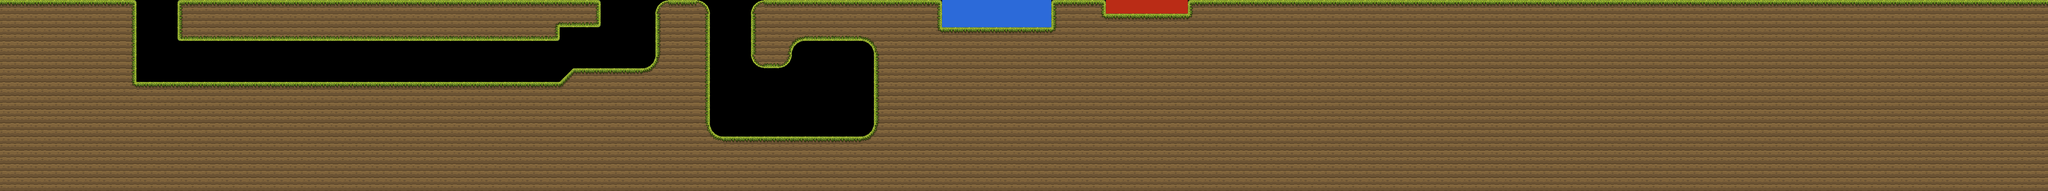

Rendered tile map (Tiled .tmx) drawn with the repository's tilesets; below, a short description and the full map source, tile grids included:
An orthogonal 150x14 tile map with 32x32 px tiles, 1 tile layer (Ground) and 1 object (Ooomba).

<map version="1.9" tiledversion="1.9.2" orientation="orthogonal" renderorder="right-down" width="150" height="14" tilewidth="32" tileheight="32" infinite="0" nextlayerid="3" nextobjectid="2">
 <editorsettings>
  <export target="Level2.lua" format="lua" />
 </editorsettings>
 <tileset firstgid="1" name="Grass Tiles" tilewidth="32" tileheight="32" tilecount="162" columns="9">
  <properties>
   <property name="role" value="" />
  </properties>
  <image source="../img/platform.png" width="288" height="576" />
  <tile id="0">
   <properties>
    <property name="role" value="top" />
    <property name="slope" value="flat" />
   </properties>
  </tile>
  <tile id="1">
   <properties>
    <property name="role" value="top" />
    <property name="slope" value="flat" />
   </properties>
  </tile>
  <tile id="2">
   <properties>
    <property name="role" value="top" />
    <property name="slope" value="flat" />
   </properties>
  </tile>
  <tile id="3">
   <properties>
    <property name="role" value="top" />
    <property name="slope" value="flat" />
   </properties>
  </tile>
  <tile id="4">
   <properties>
    <property name="role" value="top" />
    <property name="slope" value="flat" />
   </properties>
  </tile>
  <tile id="5">
   <properties>
    <property name="role" value="top" />
    <property name="slope" value="riseRight" />
   </properties>
  </tile>
  <tile id="6">
   <properties>
    <property name="role" value="top" />
    <property name="slope" value="riseLeft" />
   </properties>
  </tile>
  <tile id="7">
   <properties>
    <property name="role" value="top" />
    <property name="slope" value="riseRight" />
   </properties>
  </tile>
  <tile id="8">
   <properties>
    <property name="role" value="top" />
    <property name="slope" value="riseLeft" />
   </properties>
  </tile>
  <tile id="9">
   <properties>
    <property name="role" value="fill" />
    <property name="slope" value="flat" />
   </properties>
  </tile>
  <tile id="10">
   <properties>
    <property name="role" value="fill" />
    <property name="slope" value="flat" />
   </properties>
  </tile>
  <tile id="11">
   <properties>
    <property name="role" value="fill" />
    <property name="slope" value="flat" />
   </properties>
  </tile>
  <tile id="12">
   <properties>
    <property name="role" value="fill" />
    <property name="slope" value="flat" />
   </properties>
  </tile>
  <tile id="13">
   <properties>
    <property name="role" value="fill" />
    <property name="slope" value="flat" />
   </properties>
  </tile>
  <tile id="14">
   <properties>
    <property name="role" value="fill" />
    <property name="slope" value="flat" />
   </properties>
  </tile>
  <tile id="15">
   <properties>
    <property name="role" value="fill" />
    <property name="slope" value="flat" />
   </properties>
  </tile>
  <tile id="16">
   <properties>
    <property name="role" value="fill" />
    <property name="slope" value="flat" />
   </properties>
  </tile>
  <tile id="17">
   <properties>
    <property name="role" value="fill" />
    <property name="slope" value="flat" />
   </properties>
  </tile>
  <tile id="18">
   <properties>
    <property name="role" value="wall" />
    <property name="slope" value="flat" />
   </properties>
  </tile>
  <tile id="19">
   <properties>
    <property name="role" value="wall" />
    <property name="slope" value="flat" />
   </properties>
  </tile>
  <tile id="20">
   <properties>
    <property name="role" value="wall" />
    <property name="slope" value="flat" />
   </properties>
  </tile>
  <tile id="21">
   <properties>
    <property name="role" value="wall" />
    <property name="slope" value="flat" />
   </properties>
  </tile>
  <tile id="22">
   <properties>
    <property name="role" value="wall" />
    <property name="slope" value="flat" />
   </properties>
  </tile>
  <tile id="23">
   <properties>
    <property name="role" value="wall" />
    <property name="slope" value="flat" />
   </properties>
  </tile>
  <tile id="24">
   <properties>
    <property name="role" value="wall" />
    <property name="slope" value="flat" />
   </properties>
  </tile>
  <tile id="25">
   <properties>
    <property name="role" value="wall" />
    <property name="slope" value="flat" />
   </properties>
  </tile>
  <tile id="26">
   <properties>
    <property name="role" value="wall" />
    <property name="slope" value="flat" />
   </properties>
  </tile>
  <tile id="27">
   <properties>
    <property name="role" value="wall" />
    <property name="slope" value="flat" />
   </properties>
  </tile>
  <tile id="28">
   <properties>
    <property name="role" value="wall" />
    <property name="slope" value="flat" />
   </properties>
  </tile>
  <tile id="29">
   <properties>
    <property name="role" value="wall" />
    <property name="slope" value="flat" />
   </properties>
  </tile>
  <tile id="30">
   <properties>
    <property name="role" value="wall" />
    <property name="slope" value="flat" />
   </properties>
  </tile>
  <tile id="31">
   <properties>
    <property name="role" value="wall" />
    <property name="slope" value="flat" />
   </properties>
  </tile>
  <tile id="32">
   <properties>
    <property name="role" value="lava" />
    <property name="slope" value="flat" />
   </properties>
  </tile>
  <tile id="33">
   <properties>
    <property name="role" value="water" />
    <property name="slope" value="flat" />
   </properties>
  </tile>
  <tile id="34">
   <properties>
    <property name="role" value="wall" />
    <property name="slope" value="flat" />
   </properties>
  </tile>
  <tile id="35">
   <properties>
    <property name="role" value="wall" />
    <property name="slope" value="flat" />
   </properties>
  </tile>
  <tile id="36">
   <properties>
    <property name="role" value="wall" />
    <property name="slope" value="flat" />
   </properties>
  </tile>
  <tile id="37">
   <properties>
    <property name="role" value="wall" />
    <property name="slope" value="flat" />
   </properties>
  </tile>
  <tile id="38">
   <properties>
    <property name="role" value="wall" />
    <property name="slope" value="flat" />
   </properties>
  </tile>
  <tile id="39">
   <properties>
    <property name="role" value="wall" />
    <property name="slope" value="flat" />
   </properties>
  </tile>
  <tile id="40">
   <properties>
    <property name="role" value="wall" />
    <property name="slope" value="flat" />
   </properties>
  </tile>
  <tile id="41">
   <properties>
    <property name="role" value="wall" />
    <property name="slope" value="flat" />
   </properties>
  </tile>
  <tile id="42">
   <properties>
    <property name="role" value="wall" />
    <property name="slope" value="flat" />
   </properties>
  </tile>
  <tile id="43">
   <properties>
    <property name="role" value="wall" />
    <property name="slope" value="flat" />
   </properties>
  </tile>
  <tile id="44">
   <properties>
    <property name="role" value="fill" />
    <property name="slope" value="flat" />
   </properties>
  </tile>
  <tile id="48">
   <properties>
    <property name="role" value="wall" />
    <property name="slope" value="flat" />
   </properties>
  </tile>
  <tile id="49">
   <properties>
    <property name="role" value="wall" />
    <property name="slope" value="flat" />
   </properties>
  </tile>
  <tile id="50">
   <properties>
    <property name="role" value="top" />
    <property name="slope" value="crestLeft" />
   </properties>
  </tile>
  <tile id="51">
   <properties>
    <property name="role" value="top" />
    <property name="slope" value="crestRight" />
   </properties>
  </tile>
  <tile id="55">
   <properties>
    <property name="role" value="top" />
    <property name="slope" value="ceilingRight" />
   </properties>
  </tile>
  <tile id="56">
   <properties>
    <property name="role" value="top" />
    <property name="slope" value="ceilingLeft" />
   </properties>
  </tile>
  <tile id="59">
   <properties>
    <property name="role" value="top" />
    <property name="slope" value="archRight" />
   </properties>
  </tile>
  <tile id="60">
   <properties>
    <property name="role" value="top" />
    <property name="slope" value="archLeft" />
   </properties>
  </tile>
  <tile id="64">
   <properties>
    <property name="role" value="top" />
    <property name="slope" value="rampLeft" />
   </properties>
  </tile>
  <tile id="65">
   <properties>
    <property name="role" value="top" />
    <property name="slope" value="rampRight" />
   </properties>
  </tile>
  <tile id="75">
   <properties>
    <property name="poundable" type="bool" value="true" />
   </properties>
  </tile>
 </tileset>
 <layer id="1" name="Ground" width="150" height="14">
  <data encoding="csv">
2,2,2,2,2,2,2,2,2,20,0,0,0,19,2,2,2,2,2,2,2,2,2,2,2,2,2,2,2,2,2,2,2,2,2,2,2,2,2,2,2,2,2,20,0,0,0,0,51,2,2,52,0,0,0,51,2,2,2,2,2,2,2,2,2,2,2,2,20,34,34,34,34,34,34,34,34,19,2,2,20,33,33,33,33,33,33,19,2,2,2,2,2,2,2,2,2,2,2,2,2,2,2,2,2,2,2,2,2,2,2,2,2,2,2,2,2,2,2,2,2,2,2,2,2,2,2,2,2,2,2,2,2,2,2,2,2,2,2,2,2,2,2,2,2,2,2,2,2,2,
11,11,11,11,11,11,11,11,11,29,0,0,0,28,11,11,11,11,11,11,11,11,11,11,11,11,11,11,11,11,11,11,11,11,11,11,11,11,11,11,22,41,41,38,0,0,0,0,28,11,11,29,0,0,0,28,11,11,11,11,11,11,11,11,11,11,11,11,29,34,34,34,34,34,34,34,34,28,11,11,31,2,2,2,2,2,2,32,11,11,11,11,11,11,11,11,11,11,11,11,11,11,11,11,11,11,11,11,11,11,11,11,11,11,11,11,11,11,11,11,11,11,11,11,11,11,11,11,11,11,11,11,11,11,11,11,11,11,11,11,11,11,11,11,11,11,11,11,11,11,
11,11,11,11,11,11,11,11,11,29,0,0,0,37,41,41,41,41,41,41,41,41,41,41,41,41,41,41,41,41,41,41,41,41,41,41,41,41,41,41,38,0,0,0,0,0,0,0,28,11,11,29,0,0,0,28,11,11,47,41,41,41,41,48,11,11,11,11,31,2,2,2,2,2,2,2,2,32,11,11,11,11,11,11,11,11,11,11,11,11,11,11,11,11,11,11,11,11,11,11,11,11,11,11,11,11,11,11,11,11,11,11,11,11,11,11,11,11,11,11,11,11,11,11,11,11,11,11,11,11,11,11,11,11,11,11,11,11,11,11,11,11,11,11,11,11,11,11,11,11,
11,11,11,11,11,11,11,11,11,29,0,0,0,0,0,0,0,0,0,0,0,0,0,0,0,0,0,0,0,0,0,0,0,0,0,0,0,0,0,0,0,0,0,0,0,0,0,0,28,11,11,29,0,0,0,28,11,55,56,0,0,0,0,57,58,11,11,11,11,11,11,11,11,11,11,11,11,11,11,11,11,11,11,11,11,11,11,11,11,11,11,11,11,11,11,11,11,11,11,11,11,11,11,11,11,11,11,11,11,11,11,11,11,11,11,11,11,11,11,11,11,11,11,11,11,11,11,11,11,11,11,11,11,11,11,11,11,11,11,11,11,11,11,11,11,11,11,11,11,11,
11,11,11,11,11,11,11,11,11,29,0,0,0,0,0,0,0,0,0,0,0,0,0,0,0,0,0,0,0,0,0,0,0,0,0,0,0,0,0,0,0,0,0,0,0,0,0,66,67,11,11,29,0,0,0,60,41,61,0,0,0,0,0,0,28,11,11,11,11,11,11,11,11,11,11,11,11,11,11,11,11,11,11,11,11,11,11,11,11,11,11,11,11,11,11,11,11,11,11,11,11,11,11,11,11,11,11,11,11,11,11,11,11,11,11,11,11,11,11,11,11,11,11,11,11,11,11,11,11,11,11,11,11,11,11,11,11,11,11,11,11,11,11,11,11,11,11,11,11,11,
11,11,11,11,11,11,11,11,11,29,0,0,0,0,0,0,0,0,0,0,0,0,0,0,0,0,0,0,0,0,0,0,0,0,0,0,0,0,0,0,0,6,2,2,2,2,2,75,11,11,11,29,0,0,0,0,0,0,0,0,0,0,0,0,28,11,11,11,11,11,11,11,11,11,11,11,11,11,11,11,11,11,11,11,11,11,11,11,11,11,11,11,11,11,11,11,11,11,11,11,11,11,11,11,11,11,11,11,11,11,11,11,11,11,11,11,11,11,11,11,11,11,11,11,11,11,11,11,11,11,11,11,11,11,11,11,11,11,11,11,11,11,11,11,11,11,11,11,11,11,
11,11,11,11,11,11,11,11,11,31,2,2,2,2,2,2,2,2,2,2,2,2,2,2,2,2,2,2,2,2,2,2,2,2,2,2,2,2,2,2,2,15,11,11,11,11,11,11,11,11,11,29,0,0,0,0,0,0,0,0,0,0,0,0,28,11,11,11,11,11,11,11,11,11,11,11,11,11,11,11,11,11,11,11,11,11,11,11,11,11,11,11,11,11,11,11,11,11,11,11,11,11,11,11,11,11,11,11,11,11,11,11,11,11,11,11,11,11,11,11,11,11,11,11,11,11,11,11,11,11,11,11,11,11,11,11,11,11,11,11,11,11,11,11,11,11,11,11,11,11,
11,11,11,11,11,11,11,11,11,11,11,11,11,11,11,11,11,11,11,11,11,11,11,11,11,11,11,11,11,11,11,11,11,11,11,11,11,11,11,11,11,11,11,11,11,11,11,11,11,11,11,29,0,0,0,0,0,0,0,0,0,0,0,0,28,11,11,11,11,11,11,11,11,11,11,11,11,11,11,11,11,11,11,11,11,11,11,11,11,11,11,11,11,11,11,11,11,11,11,11,11,11,11,11,11,11,11,11,11,11,11,11,11,11,11,11,11,11,11,11,11,11,11,11,11,11,11,11,11,11,11,11,11,11,11,11,11,11,11,11,11,11,11,11,11,11,11,11,11,11,
11,11,11,11,11,11,11,11,11,11,11,11,11,11,11,11,11,11,11,11,11,11,11,11,11,11,11,11,11,11,11,11,11,11,11,11,11,11,11,11,11,11,11,11,11,11,11,11,11,11,11,29,0,0,0,0,0,0,0,0,0,0,0,0,28,11,11,11,11,11,11,11,11,11,11,11,11,11,11,11,11,11,11,11,11,11,11,11,11,11,11,11,11,11,11,11,11,11,11,11,11,11,11,11,11,11,11,11,11,11,11,11,11,11,11,11,11,11,11,11,11,11,11,11,11,11,11,11,11,11,11,11,11,11,11,11,11,11,11,11,11,11,11,11,11,11,11,11,11,11,
11,11,11,11,11,11,11,11,11,11,11,11,11,11,11,11,11,11,11,11,11,11,11,11,11,11,11,11,11,11,11,11,11,11,11,11,11,11,11,11,11,11,11,11,11,11,11,11,11,11,11,64,65,0,0,0,0,0,0,0,0,0,0,66,67,11,11,11,11,11,11,11,11,11,11,11,11,11,11,11,11,11,11,11,11,11,11,11,11,11,11,11,11,11,11,11,11,11,11,11,11,11,11,11,11,11,11,11,11,11,11,11,11,11,11,11,11,11,11,11,11,11,11,11,11,11,11,11,11,11,11,11,11,11,11,11,11,11,11,11,11,11,11,11,11,11,11,11,11,11,
11,11,11,11,11,11,11,11,11,11,11,11,11,11,11,11,11,11,11,11,11,11,11,11,11,11,11,11,11,11,11,11,11,11,11,11,11,11,11,11,11,11,11,11,11,11,11,11,11,11,11,11,74,2,2,2,2,2,2,2,2,2,2,75,11,11,11,11,11,11,11,11,11,11,11,11,11,11,11,11,11,11,11,11,11,11,11,11,11,11,11,11,11,11,11,11,11,11,11,11,11,11,11,11,11,11,11,11,11,11,11,11,11,11,11,11,11,11,11,11,11,11,11,11,11,11,11,11,11,11,11,11,11,11,11,11,11,11,11,11,11,11,11,11,11,11,11,11,11,11,
11,11,11,11,11,11,11,11,11,11,11,11,11,11,11,11,11,11,11,11,11,11,11,11,11,11,11,11,11,11,11,11,11,11,11,11,11,11,11,11,11,11,11,11,11,11,11,11,11,11,11,11,11,11,11,11,11,11,11,11,11,11,11,11,11,11,11,11,11,11,11,11,11,11,11,11,11,11,11,11,11,11,11,11,11,11,11,11,11,11,11,11,11,11,11,11,11,11,11,11,11,11,11,11,11,11,11,11,11,11,11,11,11,11,11,11,11,11,11,11,11,11,11,11,11,11,11,11,11,11,11,11,11,11,11,11,11,11,11,11,11,11,11,11,11,11,11,11,11,11,
11,11,11,11,11,11,11,11,11,11,11,11,11,11,11,11,11,11,11,11,11,11,11,11,11,11,11,11,11,11,11,11,11,11,11,11,11,11,11,11,11,11,11,11,11,11,11,11,11,11,11,11,11,11,11,11,11,11,11,11,11,11,11,11,11,11,11,11,11,11,11,11,11,11,11,11,11,11,11,11,11,11,11,11,11,11,11,11,11,11,11,11,11,11,11,11,11,11,11,11,11,11,11,11,11,11,11,11,11,11,11,11,11,11,11,11,11,11,11,11,11,11,11,11,11,11,11,11,11,11,11,11,11,11,11,11,11,11,11,11,11,11,11,11,11,11,11,11,11,11,
11,11,11,11,11,11,11,11,11,11,11,11,11,11,11,11,11,11,11,11,11,11,11,11,11,11,11,11,11,11,11,11,11,11,11,11,11,11,11,11,11,11,11,11,11,11,11,11,11,11,11,11,11,11,11,11,11,11,11,11,11,11,11,11,11,11,11,11,11,11,11,11,11,11,11,11,11,11,11,11,11,11,11,11,11,11,11,11,11,11,11,11,11,11,11,11,11,11,11,11,11,11,11,11,11,11,11,11,11,11,11,11,11,11,11,11,11,11,11,11,11,11,11,11,11,11,11,11,11,11,11,11,11,11,11,11,11,11,11,11,11,11,11,11,11,11,11,11,11,11
</data>
 </layer>
 <objectgroup id="2" name="Object Layer 1">
  <object id="1" class="Ooomba" x="580" y="185">
   <point />
  </object>
 </objectgroup>
</map>
